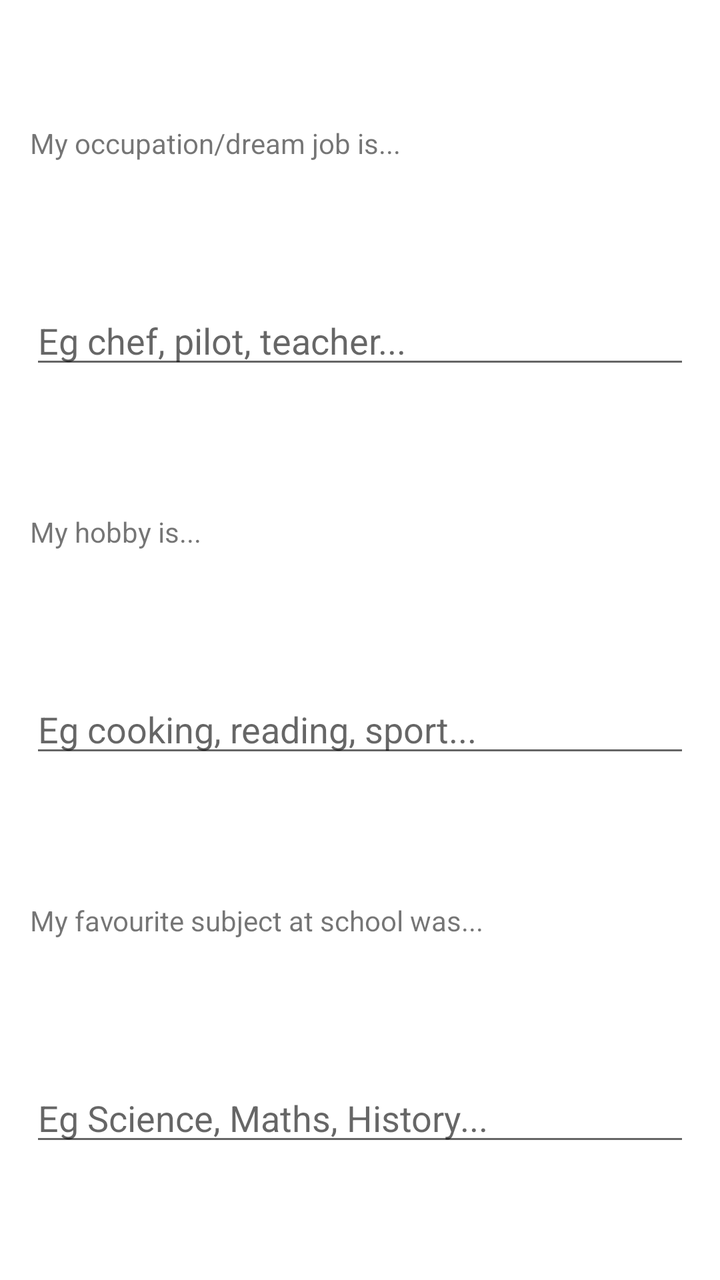
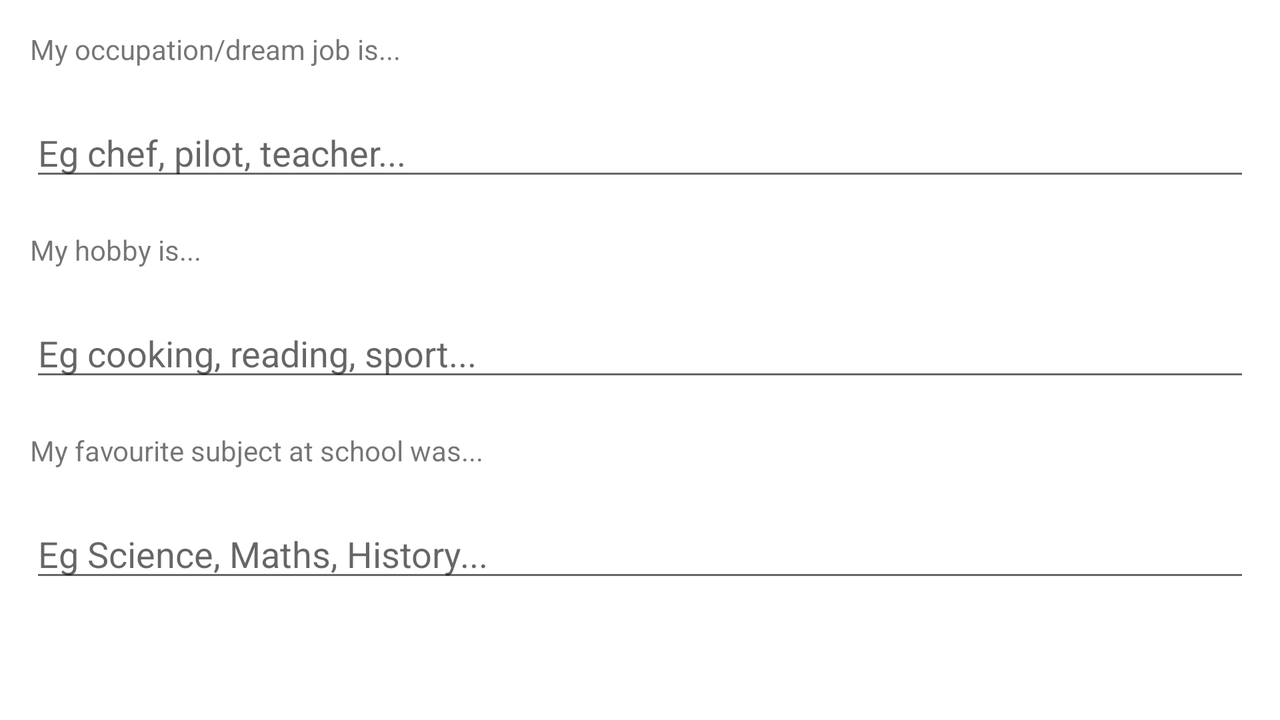

The same Android screen from two of the app's own layout files: first res/layout/ as a phone draws it, then the repository's variant for another configuration, drawn on a device whose configuration selects that folder. Both files follow.
<!-- AndroidManifest.xml: application theme Theme.MyCards -->
<!-- res/layout/main_prompt_fragment.xml -->
<?xml version="1.0" encoding="utf-8"?>
<androidx.constraintlayout.widget.ConstraintLayout xmlns:android="http://schemas.android.com/apk/res/android"
    xmlns:app="http://schemas.android.com/apk/res-auto"
    xmlns:tools="http://schemas.android.com/tools"
    android:layout_width="match_parent"
    android:layout_height="match_parent"
    android:padding="15dp"
    tools:context=".ui.main.MainPromptFragment">

    <TextView
        android:id="@+id/jobPrompt"
        android:layout_width="match_parent"
        android:layout_height="wrap_content"
        android:layout_marginBottom="20dp"
        android:text="My occupation/dream job is..."
        app:layout_constraintBottom_toTopOf="@+id/jobEditTxt"
        app:layout_constraintHorizontal_bias="0.15"
        app:layout_constraintLeft_toLeftOf="parent"
        app:layout_constraintRight_toRightOf="parent"
        app:layout_constraintTop_toTopOf="parent" />

    <EditText
        android:id="@+id/jobEditTxt"
        android:layout_width="match_parent"
        android:layout_height="wrap_content"
        android:layout_marginBottom="20dp"
        android:hint="Eg chef, pilot, teacher..."
        app:layout_constraintBottom_toTopOf="@+id/hobbyPrompt"
        app:layout_constraintHorizontal_bias="0.15"
        app:layout_constraintLeft_toLeftOf="parent"
        app:layout_constraintRight_toRightOf="parent"
        app:layout_constraintTop_toBottomOf="@+id/jobPrompt" />

    <TextView
        android:id="@+id/hobbyPrompt"
        android:layout_width="match_parent"
        android:layout_height="wrap_content"
        android:layout_marginBottom="20dp"
        android:text="My hobby is..."
        app:layout_constraintBottom_toTopOf="@+id/hobbyEditTxt"
        app:layout_constraintHorizontal_bias="0.15"
        app:layout_constraintLeft_toLeftOf="parent"
        app:layout_constraintRight_toRightOf="parent"
        app:layout_constraintTop_toBottomOf="@+id/jobEditTxt" />

    <EditText
        android:id="@+id/hobbyEditTxt"
        android:layout_width="match_parent"
        android:layout_height="wrap_content"
        android:layout_marginBottom="20dp"
        android:hint="Eg cooking, reading, sport..."
        app:layout_constraintBottom_toTopOf="@+id/subjectPrompt"
        app:layout_constraintHorizontal_bias="0.15"
        app:layout_constraintLeft_toLeftOf="parent"
        app:layout_constraintRight_toRightOf="parent"
        app:layout_constraintTop_toBottomOf="@+id/hobbyPrompt" />

    <TextView
        android:id="@+id/subjectPrompt"
        android:layout_width="match_parent"
        android:layout_height="wrap_content"
        android:layout_marginBottom="20dp"
        android:text="My favourite subject at school was..."
        app:layout_constraintBottom_toTopOf="@+id/subjectEditTxt"
        app:layout_constraintHorizontal_bias="0.15"
        app:layout_constraintLeft_toLeftOf="parent"
        app:layout_constraintRight_toRightOf="parent"
        app:layout_constraintTop_toBottomOf="@+id/hobbyEditTxt" />

    <EditText
        android:id="@+id/subjectEditTxt"
        android:layout_width="match_parent"
        android:layout_height="wrap_content"
        android:hint="Eg Science, Maths, History..."
        app:layout_constraintBottom_toBottomOf="parent"
        app:layout_constraintHorizontal_bias="0.15"
        app:layout_constraintLeft_toLeftOf="parent"
        app:layout_constraintRight_toRightOf="parent"
        app:layout_constraintTop_toBottomOf="@+id/subjectPrompt" />

</androidx.constraintlayout.widget.ConstraintLayout>
<!-- resources referenced by this layout -->
<resources>
  <style name="Theme.MyCards" parent="Theme.MaterialComponents.DayNight.DarkActionBar">
          
          <item name="colorPrimary">@color/purple_500</item>
          <item name="colorPrimaryVariant">@color/purple_700</item>
          <item name="colorOnPrimary">@color/white</item>
          
          <item name="colorSecondary">@color/teal_200</item>
          <item name="colorSecondaryVariant">@color/teal_700</item>
          <item name="colorOnSecondary">@color/black</item>
          
          <item name="android:statusBarColor" tools:targetApi="l">?attr/colorPrimaryVariant</item>
          
      </style>
</resources>
<!-- res/layout-land/main_prompt_fragment.xml (the repository's variant of the layout above) -->
<!-- drawn on the phone turned sideways -->
<?xml version="1.0" encoding="utf-8"?>
<ScrollView xmlns:android="http://schemas.android.com/apk/res/android"
    xmlns:app="http://schemas.android.com/apk/res-auto"
    xmlns:tools="http://schemas.android.com/tools"
    android:layout_width="match_parent"
    android:layout_height="match_parent">

<androidx.constraintlayout.widget.ConstraintLayout
    android:layout_width="match_parent"
    android:layout_height="match_parent"
    android:padding="15dp"
    tools:context=".ui.main.MainPromptFragment">

    <TextView
        android:id="@+id/jobPrompt"
        android:layout_width="match_parent"
        android:layout_height="wrap_content"
        android:layout_marginBottom="20dp"
        android:text="My occupation/dream job is..."
        app:layout_constraintBottom_toTopOf="@+id/jobEditTxt"
        app:layout_constraintHorizontal_bias="0.15"
        app:layout_constraintLeft_toLeftOf="parent"
        app:layout_constraintRight_toRightOf="parent"
        app:layout_constraintTop_toTopOf="parent" />

    <EditText
        android:id="@+id/jobEditTxt"
        android:layout_width="match_parent"
        android:layout_height="wrap_content"
        android:layout_marginBottom="20dp"
        android:hint="Eg chef, pilot, teacher..."
        app:layout_constraintBottom_toTopOf="@+id/hobbyPrompt"
        app:layout_constraintHorizontal_bias="0.15"
        app:layout_constraintLeft_toLeftOf="parent"
        app:layout_constraintRight_toRightOf="parent"
        app:layout_constraintTop_toBottomOf="@+id/jobPrompt" />

    <TextView
        android:id="@+id/hobbyPrompt"
        android:layout_width="match_parent"
        android:layout_height="wrap_content"
        android:layout_marginBottom="20dp"
        android:text="My hobby is..."
        app:layout_constraintBottom_toTopOf="@+id/hobbyEditTxt"
        app:layout_constraintHorizontal_bias="0.15"
        app:layout_constraintLeft_toLeftOf="parent"
        app:layout_constraintRight_toRightOf="parent"
        app:layout_constraintTop_toBottomOf="@+id/jobEditTxt" />

    <EditText
        android:id="@+id/hobbyEditTxt"
        android:layout_width="match_parent"
        android:layout_height="wrap_content"
        android:layout_marginBottom="20dp"
        android:hint="Eg cooking, reading, sport..."
        app:layout_constraintBottom_toTopOf="@+id/subjectPrompt"
        app:layout_constraintHorizontal_bias="0.15"
        app:layout_constraintLeft_toLeftOf="parent"
        app:layout_constraintRight_toRightOf="parent"
        app:layout_constraintTop_toBottomOf="@+id/hobbyPrompt" />

    <TextView
        android:id="@+id/subjectPrompt"
        android:layout_width="match_parent"
        android:layout_height="wrap_content"
        android:layout_marginBottom="20dp"
        android:text="My favourite subject at school was..."
        app:layout_constraintBottom_toTopOf="@+id/subjectEditTxt"
        app:layout_constraintHorizontal_bias="0.15"
        app:layout_constraintLeft_toLeftOf="parent"
        app:layout_constraintRight_toRightOf="parent"
        app:layout_constraintTop_toBottomOf="@+id/hobbyEditTxt" />

    <EditText
        android:id="@+id/subjectEditTxt"
        android:layout_width="match_parent"
        android:layout_height="wrap_content"
        android:hint="Eg Science, Maths, History..."
        app:layout_constraintBottom_toBottomOf="parent"
        app:layout_constraintHorizontal_bias="0.15"
        app:layout_constraintLeft_toLeftOf="parent"
        app:layout_constraintRight_toRightOf="parent"
        app:layout_constraintTop_toBottomOf="@+id/subjectPrompt" />

</androidx.constraintlayout.widget.ConstraintLayout>

</ScrollView>
